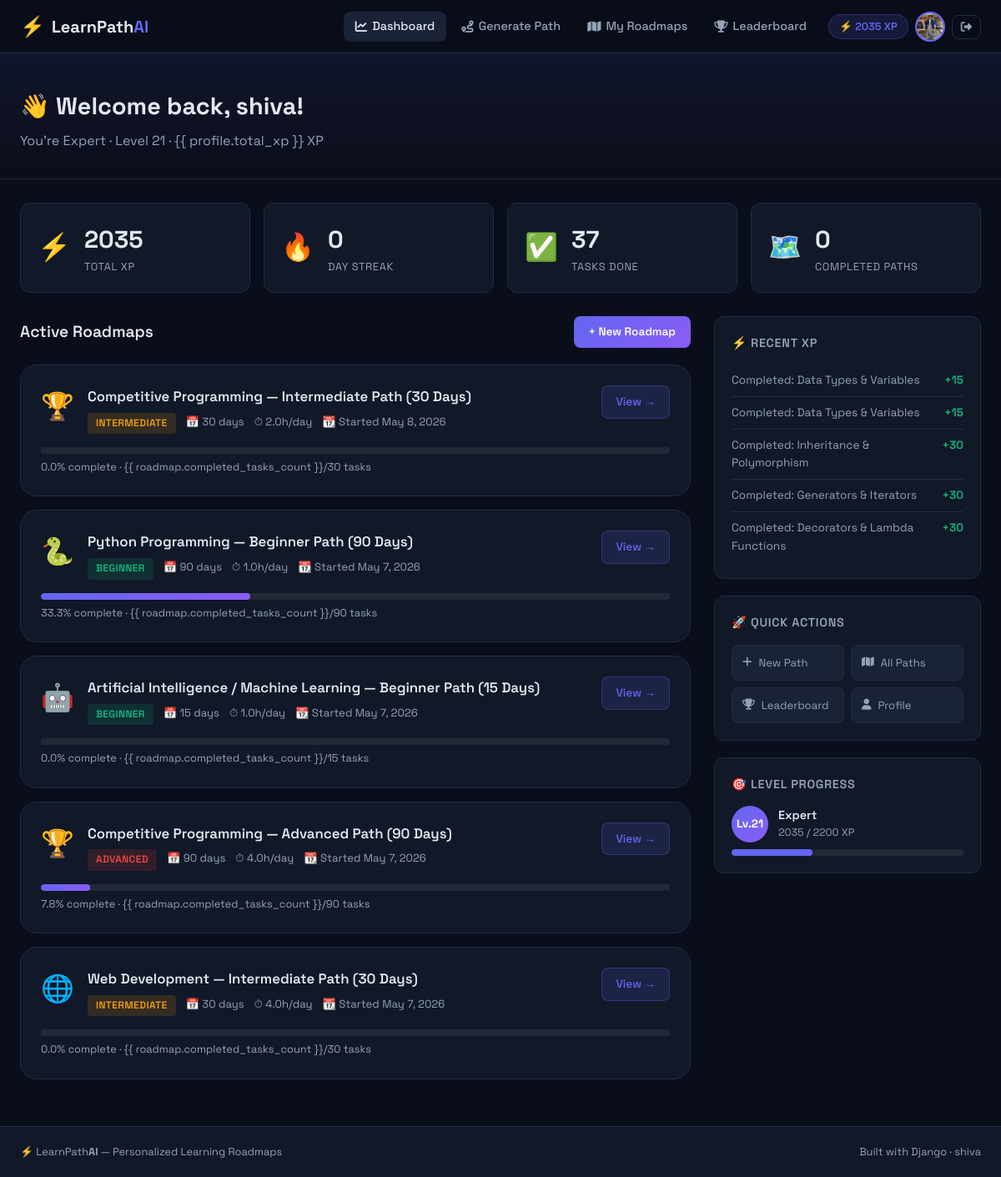
Before: /dashboard/ (signed in) with the older database file.
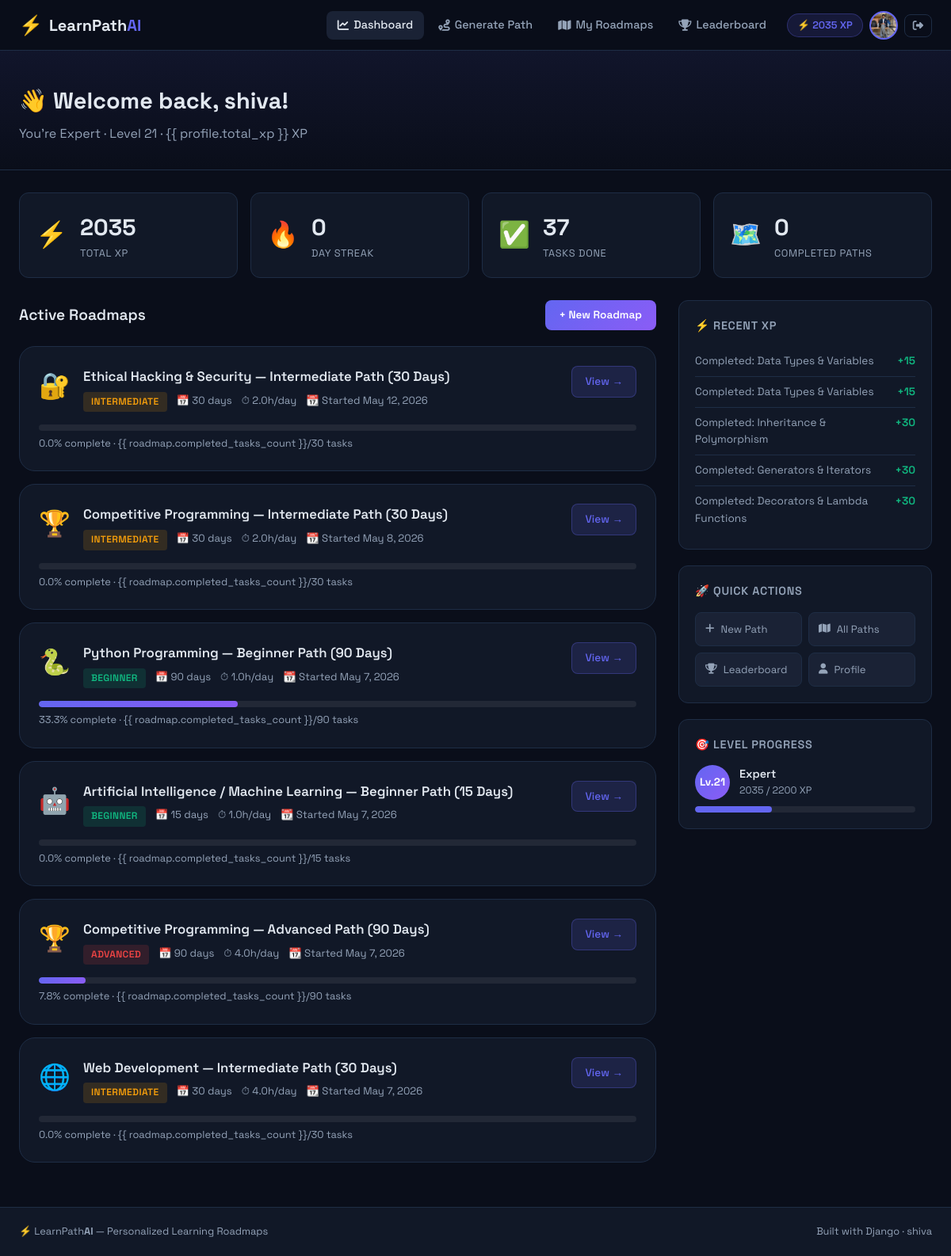
After: the same page with the newer database file.
### users/models.py (models this page shows, shortened)
class UserProfile(models.Model):
    EXPERIENCE_CHOICES = [
        ('beginner', 'Beginner'),
        ('intermediate', 'Intermediate'),
        ('advanced', 'Advanced'),
    ]
    user = models.OneToOneField(User, on_delete=models.CASCADE, related_name='profile')
    bio = models.TextField(blank=True, max_length=500)
    avatar = models.ImageField(upload_to='avatars/', null=True, blank=True)
    experience_level = models.CharField(max_length=20, choices=EXPERIENCE_CHOICES, default='beginner')
    daily_study_hours = models.FloatField(default=1.0)
    total_xp = models.IntegerField(default=0)
    streak_days = models.IntegerField(default=0)
    last_activity = models.DateTimeField(null=True, blank=True)
    joined_at = models.DateTimeField(auto_now_add=True)
    class Meta:
        verbose_name = 'User Profile'
        verbose_name_plural = 'User Profiles'
    @property
    def level_title(self):
        if self.total_xp < 100:
            return 'Novice'
        elif self.total_xp < 500:
            return 'Apprentice'
        elif self.total_xp < 1500:
            return 'Scholar'
        elif self.total_xp < 3000:
            return 'Expert'
        else:
            return 'Master'
    @property
    def level_number(self):
        return max(1, self.total_xp // 100 + 1)

### roadmap/models.py (models this page shows, shortened)
class Roadmap(models.Model):
    DURATION_CHOICES = [
        (15, '15 Days'),
        (30, '30 Days'),
        (60, '60 Days'),
        (90, '90 Days'),
    ]
    STATUS_CHOICES = [
        ('active', 'Active'),
        ('completed', 'Completed'),
        ('paused', 'Paused'),
        ('abandoned', 'Abandoned'),
    ]
    user = models.ForeignKey(User, on_delete=models.CASCADE, related_name='roadmaps')
    skill = models.ForeignKey(Skill, on_delete=models.CASCADE)
    title = models.CharField(max_length=200)
    level = models.CharField(max_length=20, choices=[
        ('beginner', 'Beginner'),
        ('intermediate', 'Intermediate'),
        ('advanced', 'Advanced'),
    ])
    daily_hours = models.FloatField(default=1.0)
    duration_days = models.IntegerField()
    status = models.CharField(max_length=20, choices=STATUS_CHOICES, default='active')
    start_date = models.DateField(auto_now_add=True)
    target_end_date = models.DateField(null=True, blank=True)
    completed_at = models.DateTimeField(null=True, blank=True)
    created_at = models.DateTimeField(auto_now_add=True)
    class Meta:
        ordering = ['-created_at']
        verbose_name = 'Roadmap'
        verbose_name_plural = 'Roadmaps'
    @property
    def total_tasks(self):
        return self.tasks.count()
    @property
    def completed_tasks_count(self):
        return self.tasks.filter(is_completed=True).count()
    @property
    def progress_percentage(self):
        total = self.total_tasks
        if total == 0:
            return 0
        return round((self.completed_tasks_count / total) * 100, 1)

class Skill(models.Model):
    CATEGORY_CHOICES = [
        ('cs_fundamentals', 'CS Fundamentals'),
        ('web_development', 'Web Development'),
        ('data_science', 'Data Science & AI'),
        ('programming', 'Programming Languages'),
        ('competitive', 'Competitive Programming'),
        ('blockchain', 'Blockchain & Web3'),
        ('ethical_hacking', 'Ethical Hacking & Security'),
    ]
    name = models.CharField(max_length=100, unique=True)
    slug = models.SlugField(max_length=100, unique=True)
    description = models.TextField()
    category = models.CharField(max_length=30, choices=CATEGORY_CHOICES)
    icon = models.CharField(max_length=50, default='📚')  # emoji icon
    color = models.CharField(max_length=20, default='#6366f1')  # hex color
    is_active = models.BooleanField(default=True)
    created_at = models.DateTimeField(auto_now_add=True)
    class Meta:
        ordering = ['name']
        verbose_name = 'Skill'
        verbose_name_plural = 'Skills'

### progress/models.py (models this page shows, shortened)
class XPLog(models.Model):
    XP_REASONS = [
        ('task_complete', 'Task Completed'),
        ('streak_bonus', 'Streak Bonus'),
        ('roadmap_complete', 'Roadmap Completed'),
        ('daily_login', 'Daily Login'),
        ('perfect_day', 'Perfect Day'),
    ]
    user = models.ForeignKey(User, on_delete=models.CASCADE, related_name='xp_logs')
    reason = models.CharField(max_length=30, choices=XP_REASONS)
    xp_amount = models.IntegerField()
    description = models.CharField(max_length=200)
    earned_at = models.DateTimeField(auto_now_add=True)
    related_task = models.ForeignKey(RoadmapTask, on_delete=models.SET_NULL, null=True, blank=True)
    class Meta:
        ordering = ['-earned_at']
        verbose_name = 'XP Log'
        verbose_name_plural = 'XP Logs'

### dashboard/views.py (the view)
# urls.py: path('dashboard/', views.DashboardView.as_view(), name='dashboard'),
@method_decorator(login_required, name='dispatch')
class DashboardView(View):
    template_name = 'dashboard/dashboard.html'
    def get(self, request):
        user = request.user
        active_roadmaps = Roadmap.objects.filter(user=user, status='active').order_by('-created_at')
        completed_roadmaps = Roadmap.objects.filter(user=user, status='completed').count()
        recent_xp = XPLog.objects.filter(user=user).order_by('-earned_at')[:5]
        suggestions = AdaptiveSuggestion.objects.filter(user=user, is_read=False)[:3]
        total_tasks = sum(r.total_tasks for r in active_roadmaps)
        completed_tasks = sum(r.completed_tasks_count for r in active_roadmaps)
        ctx = {
            'active_roadmaps': active_roadmaps,
            'completed_roadmaps': completed_roadmaps,
            'recent_xp': recent_xp,
            'suggestions': suggestions,
            'total_tasks': total_tasks,
            'completed_tasks': completed_tasks,
            'profile': user.profile,
        }
        return render(request, self.template_name, ctx)

### dashboard/templatetags/dashboard_extras.py (called while the page is built)
@register.filter
def modulo(value, arg):
    try:
        return int(value) % int(arg)
    except (ValueError, ZeroDivisionError):
        return 0

### templates/dashboard/dashboard.html (shortened to what this page needs)
{% extends 'base.html' %} {% load dashboard_extras %}  {% block content %}
<div class="page-header">
  <div class="container">
    <h1>👋 Welcome back, {{ user.first_name|default:user.username }}!</h1>
    <p>
      You're {{ profile.level_title }} · Level {{ profile.level_number }} · {{
      profile.total_xp }} XP
    </p>
  </div>
</div>
<div class="container dashboard-grid">
  <div class="stats-row">
    <div class="stat-card stat-xp">
      <div class="stat-icon">⚡</div>
      <div class="stat-info">
        <div class="stat-value">{{ profile.total_xp }}</div>
        <div class="stat-name">Total XP</div>
      </div>
    </div>
    <div class="stat-card stat-streak">
      <div class="stat-icon">🔥</div>
      <div class="stat-info">
        <div class="stat-value">{{ profile.streak_days }}</div>
        <div class="stat-name">Day Streak</div>
      </div>
    </div>
    <div class="stat-card stat-completed">
      <div class="stat-icon">✅</div>
      <div class="stat-info">
        <div class="stat-value">{{ completed_tasks }}</div>
        <div class="stat-name">Tasks Done</div>
      </div>
    </div>
    <div class="stat-card stat-roadmaps">
      <div class="stat-icon">🗺️</div>
      <div class="stat-info">
        <div class="stat-value">{{ completed_roadmaps }}</div>
        <div class="stat-name">Completed Paths</div>
      </div>
    </div>
  </div>
  <div class="dashboard-section">
    <div class="section-title-row">
      <h2>Active Roadmaps</h2>
      <a href="{% url 'roadmap:generate' %}" class="btn-sm-primary"
        >+ New Roadmap</a
      >
    </div>
    {% if active_roadmaps %} {% for roadmap in active_roadmaps %}
    <div class="roadmap-card">
      <div class="roadmap-header">
        <div class="roadmap-skill-icon">{{ roadmap.skill.icon }}</div>
        <div class="roadmap-info">
          <h3>{{ roadmap.title }}</h3>
          <div class="roadmap-meta">
            <span class="badge badge-{{ roadmap.level }}"
              >{{ roadmap.get_level_display }}</span
            >
            <span>📅 {{ roadmap.duration_days }} days</span>
            <span>⏱ {{ roadmap.daily_hours }}h/day</span>
            <span>📆 Started {{ roadmap.start_date }}</span>
          </div>
        </div>
        <a href="{% url 'roadmap:detail' roadmap.pk %}" class="btn-view"
          >View →</a
        >
      </div>
      <div class="progress-bar-container">
        <div class="progress-bar-track">
          <div
            class="progress-bar-fill"
            style="width: {{ roadmap.progress_percentage }}%"
            data-width="{{ roadmap.progress_percentage }}"
          ></div>
        </div>
        <span class="progress-label"
          >{{ roadmap.progress_percentage }}% complete · {{
          roadmap.completed_tasks_count }}/{{ roadmap.total_tasks }} tasks</span
        >
      </div>
    </div>
    {% endfor %} {% endif %}
  </div>
  <div class="dashboard-sidebar">
    <div class="widget">
      <h3>⚡ Recent XP</h3>
      {% if recent_xp %} {% for log in recent_xp %}
      <div class="xp-log-item">
        <span class="xp-desc">{{ log.description }}</span>
        <span class="xp-amount">+{{ log.xp_amount }}</span>
      </div>
      {% endfor %} {% else %}
      <p class="widget-empty">Complete tasks to earn XP!</p>
      {% endif %}
    </div>
    <div class="widget">
      <h3>🚀 Quick Actions</h3>
      <div class="quick-actions">
        <a href="{% url 'roadmap:generate' %}" class="quick-action"
          ><i class="fas fa-plus"></i> New Path</a
        >
        <a href="{% url 'roadmap:my_roadmaps' %}" class="quick-action"
          ><i class="fas fa-map"></i> All Paths</a
        >
        <a href="{% url 'progress:leaderboard' %}" class="quick-action"
          ><i class="fas fa-trophy"></i> Leaderboard</a
        >
        <a href="{% url 'users:profile' %}" class="quick-action"
          ><i class="fas fa-user"></i> Profile</a
        >
      </div>
    </div>
    <div class="widget">
      <h3>🎯 Level Progress</h3>
      <div class="level-info">
        <div class="level-badge">Lv.{{ profile.level_number }}</div>
        <div class="level-details">
          <div class="level-title">{{ profile.level_title }}</div>
          <div class="level-xp">
            {{ profile.total_xp }} / {{ profile.level_number|add:1|add:0 }}00 XP
          </div>
        </div>
      </div>
      <div class="progress-bar-track" style="margin-top: 8px">
        <div
          class="progress-bar-fill"
          style="width: {% widthratio profile.total_xp|modulo:100 100 100 %}%; background: var(--accent)"
        ></div>
      </div>
    </div>
  </div>
</div>
{% endblock %}

### templates/base.html (shortened to what this page needs)
<!DOCTYPE html>
<html lang="en" data-theme="dark">
<head>
    {% load static %}
    <link rel="stylesheet" href="https://cdnjs.cloudflare.com/ajax/libs/font-awesome/6.5.0/css/all.min.css">
    <link rel="stylesheet" href="{% static 'css/main.css' %}">
</head>
<body>
<nav class="navbar">
    <div class="nav-container">
        <a href="{% url 'dashboard:home' %}" class="nav-brand">
            <span class="brand-icon">⚡</span>
            <span class="brand-text">LearnPath<span class="brand-accent">AI</span></span>
        </a>
        <div class="nav-links">
            {% if user.is_authenticated %}
                <a href="{% url 'dashboard:dashboard' %}" class="nav-link {% if request.resolver_match.url_name == 'dashboard' %}active{% endif %}">
                    <i class="fas fa-chart-line"></i> Dashboard
                </a>
                <a href="{% url 'roadmap:generate' %}" class="nav-link {% if 'generate' in request.path %}active{% endif %}">
                    <i class="fas fa-route"></i> Generate Path
                </a>
                <a href="{% url 'roadmap:my_roadmaps' %}" class="nav-link">
                    <i class="fas fa-map"></i> My Roadmaps
                </a>
                <a href="{% url 'progress:leaderboard' %}" class="nav-link">
                    <i class="fas fa-trophy"></i> Leaderboard
                </a>
                <div class="nav-user">
                    <div class="user-xp">⚡ {{ user.profile.total_xp }} XP</div>
                    <a href="{% url 'users:profile' %}" class="user-avatar">
                        {% if user.profile.avatar %}
                            <img src="{{ user.profile.avatar.url }}" alt="avatar">
                        {% else %}
                            <span>{{ user.username|first|upper }}</span>
                        {% endif %}
                    </a>
                    <form method="post" action="{% url 'users:logout' %}" style="display:inline;">
                        <button type="submit" class="btn-logout">
                            <i class="fas fa-sign-out-alt"></i>
                        </button>
                    </form>
                </div>
            {% else %}
                <a href="{% url 'users:login' %}" class="nav-link">Login</a>
                <a href="{% url 'users:register' %}" class="btn-primary-sm">Get Started</a>
            {% endif %}
        </div>
    </div>
</nav>
<main class="main-content">
    {% block content %}{% endblock %}
</main>
<footer class="footer">
    <div class="footer-inner">
        <span>⚡ LearnPath<strong>AI</strong> — Personalized Learning Roadmaps</span>
        <span class="footer-right">Built with Django · {{ user.username|default:"" }}</span>
    </div>
</footer>
</body>
</html>

Changed rows visible on the page:
added Roadmap: skill.icon "🔐", title "Ethical Hacking & Security — Intermediate Path (30 Days)", level "INTERMEDIATE", duration_days "30", daily_hours "2.0", start_date "May 12, 2026", progress_percentage "0.0", total_tasks "30"
